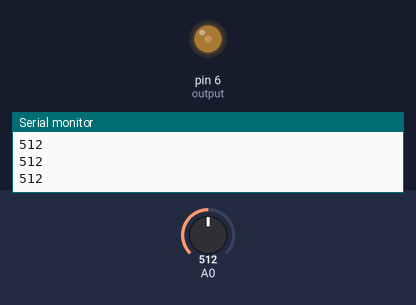
This sketch was run on a simulated Arduino Uno, built with avr-gcc and run on an emulated ATmega328P. Parts: output pins drawn as LEDs (lit = HIGH), the last lines printed to the serial monitor. Inputs (shaded band) come from the test bench; at power-on: A0 = 512.

Above: at 1.3 s.
1.4 s: A0 set to 716
At 2.7 s:
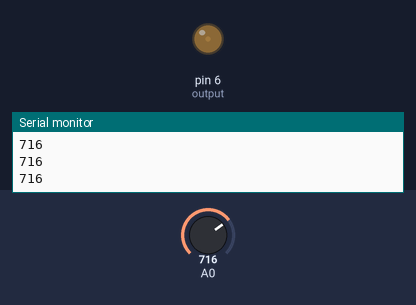
3.0 s: A0 set to 900
At 3.9 s:
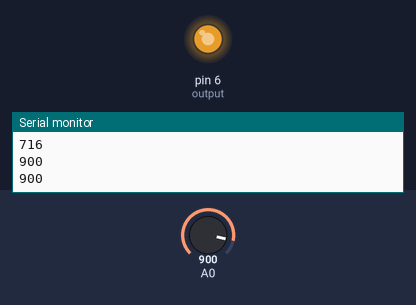
4.5 s: A0 set to 122
At 5.0 s:
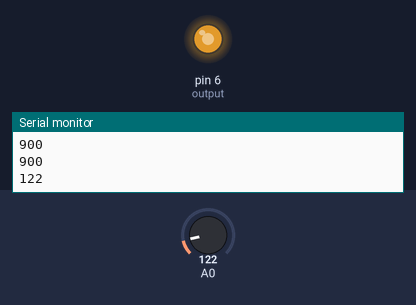
6.0 s: A0 set to 0
At 7.4 s:
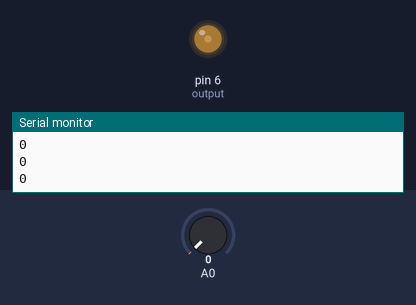
Timing chart, 0 to 8.5 s (numbered marks = the images above; inputs shaded):
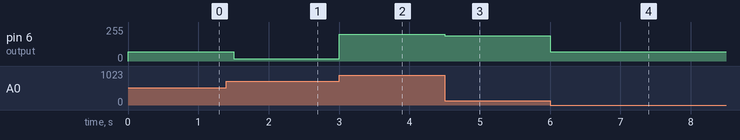

The sketch:

Battery_Management.ino
```cpp
int output = 6;
int val = 0;
int brightness;


void setup() {
  Serial.begin(9600);
  pinMode(output, OUTPUT);
}

void loop() {
  val = analogRead(A0);
  Serial.println(val);
  brightness = (val - 700);
  analogWrite(output, brightness);
  delay(500);
}
```

Measured:
- after the input at 1.4 s, pin 6 (output): 68/255 → 16/255 after 0.10 s
- after the input at 3.0 s, pin 6 (output): 16/255 → 200/255 at once
- after the input at 4.5 s, pin 6 (output): 200/255 → 190/255 at once
- after the input at 6.0 s, pin 6 (output): 190/255 → 68/255 at once
